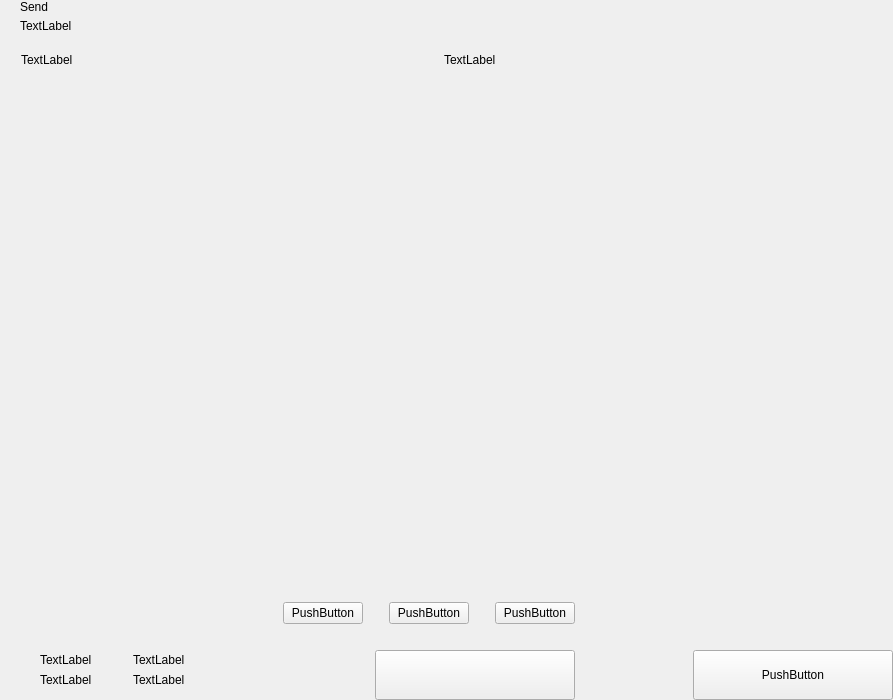
<?xml version="1.0" encoding="UTF-8"?>
<ui version="4.0">
 <class>send</class>
 <widget class="QWidget" name="send">
  <property name="geometry">
   <rect>
    <x>0</x>
    <y>0</y>
    <width>893</width>
    <height>700</height>
   </rect>
  </property>
  <property name="windowTitle">
   <string>Form</string>
  </property>
  <layout class="QHBoxLayout" name="horizontalLayout_2" stretch="2,1">
   <property name="spacing">
    <number>0</number>
   </property>
   <property name="leftMargin">
    <number>0</number>
   </property>
   <property name="topMargin">
    <number>0</number>
   </property>
   <property name="rightMargin">
    <number>0</number>
   </property>
   <property name="bottomMargin">
    <number>0</number>
   </property>
   <item>
    <widget class="QWidget" name="left" native="true">
     <layout class="QVBoxLayout" name="verticalLayout_3">
      <property name="spacing">
       <number>0</number>
      </property>
      <property name="leftMargin">
       <number>0</number>
      </property>
      <property name="topMargin">
       <number>0</number>
      </property>
      <property name="rightMargin">
       <number>0</number>
      </property>
      <property name="bottomMargin">
       <number>0</number>
      </property>
      <item>
       <layout class="QVBoxLayout" name="verticalLayout_22" stretch="0,0,0,1,0,0,0,0">
        <property name="spacing">
         <number>0</number>
        </property>
        <item>
         <layout class="QHBoxLayout" name="horizontalLayout_3">
          <property name="spacing">
           <number>0</number>
          </property>
          <property name="leftMargin">
           <number>20</number>
          </property>
          <property name="rightMargin">
           <number>20</number>
          </property>
          <item>
           <layout class="QVBoxLayout" name="verticalLayout">
            <property name="spacing">
             <number>5</number>
            </property>
            <item>
             <widget class="QLabel" name="labelTitle">
              <property name="text">
               <string>Send</string>
              </property>
              <property name="alignment">
               <set>Qt::AlignLeading|Qt::AlignLeft|Qt::AlignVCenter</set>
              </property>
             </widget>
            </item>
            <item>
             <widget class="QLabel" name="labelSubtitle1">
              <property name="text">
               <string>TextLabel</string>
              </property>
             </widget>
            </item>
           </layout>
          </item>
          <item>
           <spacer name="horizontalSpacer">
            <property name="orientation">
             <enum>Qt::Horizontal</enum>
            </property>
            <property name="sizeHint" stdset="0">
             <size>
              <width>40</width>
              <height>20</height>
             </size>
            </property>
           </spacer>
          </item>
         </layout>
        </item>
        <item>
         <spacer name="verticalSpacer_2">
          <property name="orientation">
           <enum>Qt::Vertical</enum>
          </property>
          <property name="sizeType">
           <enum>QSizePolicy::Fixed</enum>
          </property>
          <property name="sizeHint" stdset="0">
           <size>
            <width>20</width>
            <height>20</height>
           </size>
          </property>
         </spacer>
        </item>
        <item>
         <layout class="QHBoxLayout" name="horizontalLayout" stretch="6,0,2">
          <property name="spacing">
           <number>0</number>
          </property>
          <property name="leftMargin">
           <number>10</number>
          </property>
          <property name="topMargin">
           <number>0</number>
          </property>
          <property name="rightMargin">
           <number>20</number>
          </property>
          <property name="bottomMargin">
           <number>0</number>
          </property>
          <item>
           <widget class="QLabel" name="labelSubtitleAddress">
            <property name="styleSheet">
             <string notr="true">margin-left:8px;</string>
            </property>
            <property name="text">
             <string>TextLabel</string>
            </property>
           </widget>
          </item>
          <item>
           <spacer name="horizontalSpacer_3">
            <property name="orientation">
             <enum>Qt::Horizontal</enum>
            </property>
            <property name="sizeType">
             <enum>QSizePolicy::Fixed</enum>
            </property>
            <property name="sizeHint" stdset="0">
             <size>
              <width>40</width>
              <height>1</height>
             </size>
            </property>
           </spacer>
          </item>
          <item>
           <widget class="QLabel" name="labelSubtitleAmount">
            <property name="text">
             <string>TextLabel</string>
            </property>
           </widget>
          </item>
         </layout>
        </item>
        <item>
         <widget class="QScrollArea" name="scrollArea">
          <property name="minimumSize">
           <size>
            <width>0</width>
            <height>350</height>
           </size>
          </property>
          <property name="styleSheet">
           <string notr="true">#scrollArea {
            background:transparent;
            margin-top:10px;
}</string>
          </property>
          <property name="horizontalScrollBarPolicy">
           <enum>Qt::ScrollBarAlwaysOff</enum>
          </property>
          <property name="sizeAdjustPolicy">
           <enum>QAbstractScrollArea::AdjustIgnored</enum>
          </property>
          <property name="widgetResizable">
           <bool>true</bool>
          </property>
          <property name="alignment">
           <set>Qt::AlignLeading|Qt::AlignLeft|Qt::AlignTop</set>
          </property>
          <widget class="QWidget" name="scrollAreaWidgetContents">
           <property name="geometry">
            <rect>
             <x>0</x>
             <y>0</y>
             <width>591</width>
             <height>16</height>
            </rect>
           </property>
           <property name="sizePolicy">
            <sizepolicy hsizetype="Preferred" vsizetype="Maximum">
             <horstretch>0</horstretch>
             <verstretch>0</verstretch>
            </sizepolicy>
           </property>
           <property name="autoFillBackground">
            <bool>false</bool>
           </property>
           <property name="styleSheet">
            <string notr="true">#scrollAreaWidgetContents {
             background:transparent;
             }</string>
           </property>
           <layout class="QVBoxLayout" name="verticalLayout_7">
            <property name="spacing">
             <number>0</number>
            </property>
            <property name="sizeConstraint">
             <enum>QLayout::SetDefaultConstraint</enum>
            </property>
            <property name="leftMargin">
             <number>0</number>
            </property>
            <property name="topMargin">
             <number>0</number>
            </property>
            <property name="rightMargin">
             <number>0</number>
            </property>
            <property name="bottomMargin">
             <number>0</number>
            </property>
           </layout>
          </widget>
         </widget>
        </item>
        <item>
         <spacer name="verticalSpacer_4">
          <property name="orientation">
           <enum>Qt::Vertical</enum>
          </property>
          <property name="sizeType">
           <enum>QSizePolicy::Fixed</enum>
          </property>
          <property name="sizeHint" stdset="0">
           <size>
            <width>20</width>
            <height>20</height>
           </size>
          </property>
         </spacer>
        </item>
        <item>
         <layout class="QHBoxLayout" name="horizontalLayout_20">
          <property name="spacing">
           <number>6</number>
          </property>
          <property name="rightMargin">
           <number>20</number>
          </property>
          <item>
           <spacer name="horizontalSpacer_4">
            <property name="orientation">
             <enum>Qt::Horizontal</enum>
            </property>
            <property name="sizeHint" stdset="0">
             <size>
              <width>40</width>
              <height>20</height>
             </size>
            </property>
           </spacer>
          </item>
          <item>
           <widget class="QPushButton" name="pushButtonFee">
            <property name="focusPolicy">
             <enum>Qt::NoFocus</enum>
            </property>
            <property name="text">
             <string>PushButton</string>
            </property>
           </widget>
          </item>
          <item>
           <spacer name="horizontalSpacer_11">
            <property name="orientation">
             <enum>Qt::Horizontal</enum>
            </property>
            <property name="sizeType">
             <enum>QSizePolicy::Minimum</enum>
            </property>
            <property name="sizeHint" stdset="0">
             <size>
              <width>20</width>
              <height>20</height>
             </size>
            </property>
           </spacer>
          </item>
          <item>
           <widget class="QPushButton" name="pushButtonClear">
            <property name="focusPolicy">
             <enum>Qt::NoFocus</enum>
            </property>
            <property name="layoutDirection">
             <enum>Qt::RightToLeft</enum>
            </property>
            <property name="text">
             <string>PushButton</string>
            </property>
           </widget>
          </item>
          <item>
           <spacer name="horizontalSpacer_6">
            <property name="orientation">
             <enum>Qt::Horizontal</enum>
            </property>
            <property name="sizeType">
             <enum>QSizePolicy::Fixed</enum>
            </property>
            <property name="sizeHint" stdset="0">
             <size>
              <width>20</width>
              <height>20</height>
             </size>
            </property>
           </spacer>
          </item>
          <item>
           <widget class="QPushButton" name="pushButtonAddRecipient">
            <property name="focusPolicy">
             <enum>Qt::NoFocus</enum>
            </property>
            <property name="text">
             <string>PushButton</string>
            </property>
           </widget>
          </item>
         </layout>
        </item>
        <item>
         <spacer name="verticalSpacer">
          <property name="orientation">
           <enum>Qt::Vertical</enum>
          </property>
          <property name="sizeType">
           <enum>QSizePolicy::Fixed</enum>
          </property>
          <property name="sizeHint" stdset="0">
           <size>
            <width>20</width>
            <height>16</height>
           </size>
          </property>
         </spacer>
        </item>
        <item>
         <layout class="QHBoxLayout" name="horizontalLayout_7">
          <property name="rightMargin">
           <number>20</number>
          </property>
          <item>
           <layout class="QHBoxLayout" name="horizontalLayout_10">
            <property name="spacing">
             <number>0</number>
            </property>
            <property name="leftMargin">
             <number>8</number>
            </property>
            <item>
             <widget class="QStackedWidget" name="stackedWidget">
              <property name="minimumSize">
               <size>
                <width>0</width>
                <height>60</height>
               </size>
              </property>
              <property name="maximumSize">
               <size>
                <width>16777215</width>
                <height>60</height>
               </size>
              </property>
              <widget class="QWidget" name="page1">
               <layout class="QVBoxLayout" name="verticalLayout_71" stretch="0">
                <property name="spacing">
                 <number>6</number>
                </property>
                <property name="leftMargin">
                 <number>12</number>
                </property>
                <property name="topMargin">
                 <number>0</number>
                </property>
                <property name="rightMargin">
                 <number>0</number>
                </property>
                <property name="bottomMargin">
                 <number>0</number>
                </property>
                <item>
                 <widget class="QWidget" name="coinWidget" native="true">
                  <property name="minimumSize">
                   <size>
                    <width>0</width>
                    <height>60</height>
                   </size>
                  </property>
                  <property name="maximumSize">
                   <size>
                    <width>16777215</width>
                    <height>60</height>
                   </size>
                  </property>
                  <layout class="QHBoxLayout" name="horizontalLayout_9">
                   <property name="spacing">
                    <number>0</number>
                   </property>
                   <property name="leftMargin">
                    <number>20</number>
                   </property>
                   <property name="topMargin">
                    <number>10</number>
                   </property>
                   <property name="rightMargin">
                    <number>20</number>
                   </property>
                   <property name="bottomMargin">
                    <number>10</number>
                   </property>
                   <item>
                    <layout class="QVBoxLayout" name="verticalSend">
                     <property name="spacing">
                      <number>0</number>
                     </property>
                     <item>
                      <widget class="QLabel" name="labelTitleTotalSend">
                       <property name="text">
                        <string>TextLabel</string>
                       </property>
                      </widget>
                     </item>
                     <item>
                      <widget class="QLabel" name="labelAmountSend">
                       <property name="text">
                        <string>TextLabel</string>
                       </property>
                      </widget>
                     </item>
                    </layout>
                   </item>
                   <item>
                    <spacer name="horizontalSpacer_9">
                     <property name="orientation">
                      <enum>Qt::Horizontal</enum>
                     </property>
                     <property name="sizeType">
                      <enum>QSizePolicy::Fixed</enum>
                     </property>
                     <property name="sizeHint" stdset="0">
                      <size>
                       <width>20</width>
                       <height>20</height>
                      </size>
                     </property>
                    </spacer>
                   </item>
                   <item>
                    <widget class="QLabel" name="labelLine">
                     <property name="minimumSize">
                      <size>
                       <width>1</width>
                       <height>0</height>
                      </size>
                     </property>
                     <property name="maximumSize">
                      <size>
                       <width>1</width>
                       <height>16777215</height>
                      </size>
                     </property>
                     <property name="text">
                      <string/>
                     </property>
                    </widget>
                   </item>
                   <item>
                    <spacer name="horizontalSpacer_10">
                     <property name="orientation">
                      <enum>Qt::Horizontal</enum>
                     </property>
                     <property name="sizeType">
                      <enum>QSizePolicy::Fixed</enum>
                     </property>
                     <property name="sizeHint" stdset="0">
                      <size>
                       <width>20</width>
                       <height>20</height>
                      </size>
                     </property>
                    </spacer>
                   </item>
                   <item>
                    <layout class="QVBoxLayout" name="verticalRemaining">
                     <property name="spacing">
                      <number>0</number>
                     </property>
                     <item>
                      <widget class="QLabel" name="labelTitleTotalRemaining">
                       <property name="text">
                        <string>TextLabel</string>
                       </property>
                      </widget>
                     </item>
                     <item>
                      <widget class="QLabel" name="labelAmountRemaining">
                       <property name="text">
                        <string>TextLabel</string>
                       </property>
                      </widget>
                     </item>
                    </layout>
                   </item>
                  </layout>
                 </widget>
                </item>
               </layout>
              </widget>
              <widget class="QWidget" name="page_2"/>
             </widget>
            </item>
           </layout>
          </item>
          <item>
           <spacer name="horizontalSpacer_5">
            <property name="orientation">
             <enum>Qt::Horizontal</enum>
            </property>
            <property name="sizeType">
             <enum>QSizePolicy::Expanding</enum>
            </property>
            <property name="sizeHint" stdset="0">
             <size>
              <width>40</width>
              <height>20</height>
             </size>
            </property>
           </spacer>
          </item>
          <item alignment="Qt::AlignBottom">
           <widget class="QPushButton" name="pushButtonSave">
            <property name="minimumSize">
             <size>
              <width>200</width>
              <height>50</height>
             </size>
            </property>
            <property name="maximumSize">
             <size>
              <width>200</width>
              <height>50</height>
             </size>
            </property>
            <property name="focusPolicy">
             <enum>Qt::NoFocus</enum>
            </property>
            <property name="text">
             <string/>
            </property>
           </widget>
          </item>
         </layout>
        </item>
       </layout>
      </item>
     </layout>
    </widget>
   </item>
   <item>
    <widget class="QWidget" name="right" native="true">
     <layout class="QVBoxLayout" name="verticalLayout_5">
      <property name="leftMargin">
       <number>0</number>
      </property>
      <property name="topMargin">
       <number>0</number>
      </property>
      <property name="rightMargin">
       <number>0</number>
      </property>
      <property name="bottomMargin">
       <number>0</number>
      </property>
      <item>
       <layout class="QVBoxLayout" name="verticalLayout_4">
        <property name="spacing">
         <number>6</number>
        </property>
        <item>
         <widget class="OptionButton" name="btnCoinControl" native="true">
          <property name="minimumSize">
           <size>
            <width>0</width>
            <height>50</height>
           </size>
          </property>
         </widget>
        </item>
        <item>
         <widget class="OptionButton" name="btnChangeAddress" native="true">
          <property name="minimumSize">
           <size>
            <width>0</width>
            <height>50</height>
           </size>
          </property>
         </widget>
        </item>
        <item>
         <widget class="OptionButton" name="btnUri" native="true">
          <property name="minimumSize">
           <size>
            <width>0</width>
            <height>50</height>
           </size>
          </property>
         </widget>
        </item>
        <item>
         <spacer name="verticalSpacer_5">
          <property name="orientation">
           <enum>Qt::Vertical</enum>
          </property>
          <property name="sizeHint" stdset="0">
           <size>
            <width>20</width>
            <height>40</height>
           </size>
          </property>
         </spacer>
        </item>
        <item>
         <layout class="QHBoxLayout" name="horizontalLayout_8">
          <item>
           <spacer name="horizontalSpacer_7">
            <property name="orientation">
             <enum>Qt::Horizontal</enum>
            </property>
            <property name="sizeHint" stdset="0">
             <size>
              <width>40</width>
              <height>20</height>
             </size>
            </property>
           </spacer>
          </item>
          <item>
           <widget class="QPushButton" name="pushButtonReset">
            <property name="minimumSize">
             <size>
              <width>200</width>
              <height>50</height>
             </size>
            </property>
            <property name="maximumSize">
             <size>
              <width>200</width>
              <height>50</height>
             </size>
            </property>
            <property name="focusPolicy">
             <enum>Qt::NoFocus</enum>
            </property>
            <property name="text">
             <string>PushButton</string>
            </property>
           </widget>
          </item>
         </layout>
        </item>
       </layout>
      </item>
     </layout>
    </widget>
   </item>
  </layout>
 </widget>
 <customwidgets>
  <customwidget>
   <class>OptionButton</class>
   <extends>QWidget</extends>
   <header>qt/QUISH/optionbutton.h</header>
   <container>1</container>
  </customwidget>
 </customwidgets>
 <resources/>
 <connections/>
</ui>
